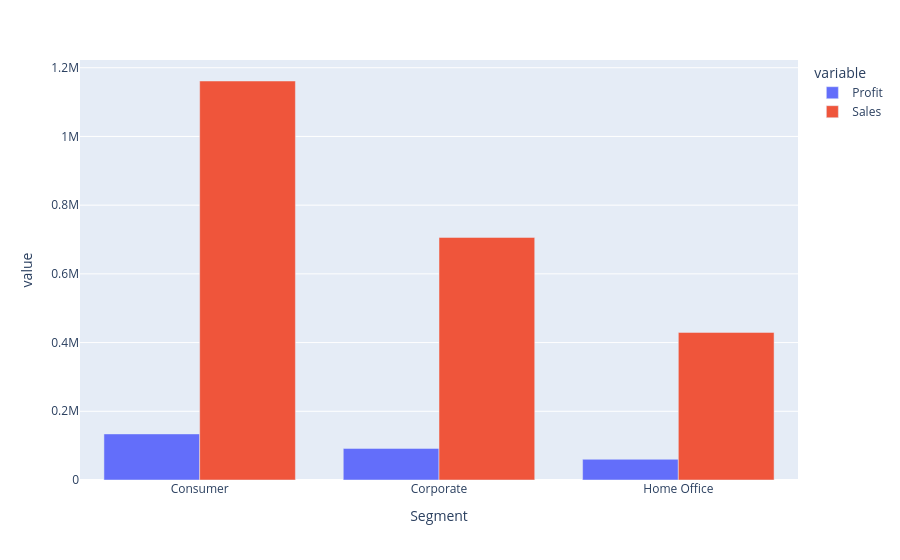

The cell this chart's notebook holds for it:
### Code cell
px.bar(seg_data, x = "Segment", y = ["Profit", "Sales"], barmode = "group")

### Figure 1 — Plotly figure (JSON) as saved in the notebook; plotly's stock layout.template omitted (floating-point values rounded to 4 significant figures)
{"data": [{"alignmentgroup": "True", "hovertemplate": "variable=Profit<br>Segment=%{x}<br>value=%{y}<extra></extra>", "legendgroup": "Profit", "marker": {"color": "#636efa", "pattern": {"shape": ""}}, "name": "Profit", "offsetgroup": "Profit", "orientation": "v", "showlegend": true, "textposition": "auto", "type": "bar", "x": ["Consumer", "Corporate", "Home Office"], "xaxis": "x", "y": [134100.0, 91980.0, 60300.0], "yaxis": "y"}, {"alignmentgroup": "True", "hovertemplate": "variable=Sales<br>Segment=%{x}<br>value=%{y}<extra></extra>", "legendgroup": "Sales", "marker": {"color": "#EF553B", "pattern": {"shape": ""}}, "name": "Sales", "offsetgroup": "Sales", "orientation": "v", "showlegend": true, "textposition": "auto", "type": "bar", "x": ["Consumer", "Corporate", "Home Office"], "xaxis": "x", "y": [1161000.0, 706100.0, 429700.0], "yaxis": "y"}], "layout": {"barmode": "group", "legend": {"title": {"text": "variable"}, "tracegroupgap": 0}, "margin": {"t": 60}, "xaxis": {"anchor": "y", "domain": [0, 1], "title": {"text": "Segment"}}, "yaxis": {"anchor": "x", "domain": [0, 1], "title": {"text": "value"}}}}
